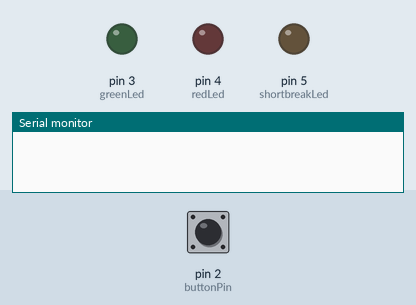
Simulated run of this sketch. Board: Arduino Uno, built with avr-gcc and run on an emulated ATmega328P. Shown: output pins drawn as LEDs (lit = HIGH), the last lines printed to the serial monitor. Inputs (shaded band) come from the test bench; at power-on: pin 2 (buttonPin) LOW.

Above: at 1.2 s.
1.3 s: pin 2 (buttonPin) pulled HIGH for 0.15 s
At 2.8 s:
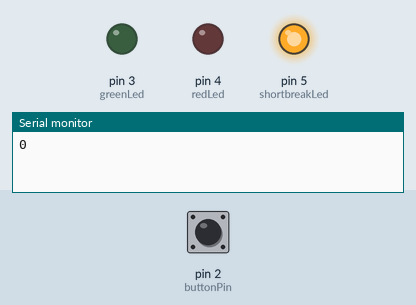
3.2 s: pin 2 (buttonPin) pulled HIGH for 1 s
At 4.35 s:
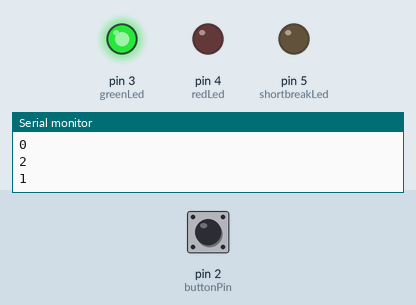
6.0 s: pin 2 (buttonPin) pulled HIGH for 3.2 s
At 6.6 s:
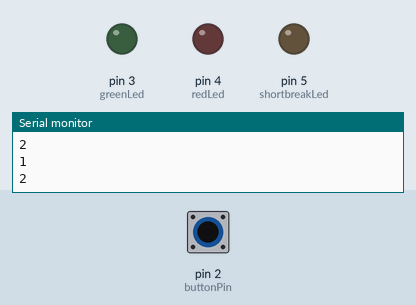
Timing chart, 0 to 11.0 s (numbered marks = the images above; inputs shaded):
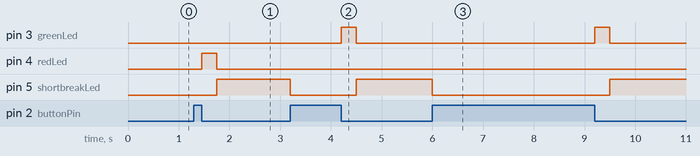

The sketch:

Morse_code.ino
```cpp
const int buttonPin = 2; //Butten settes til pin to som registrerer push
int buttonState = LOW; //Setter buttenstate til low til å begynne med
int startTime; //tider til å beregne lengden på push og pause
int endTime;
int greenLed = 3;
int redLed = 4;
int shortbreakLed = 5;


void setup() {
  Serial.begin(9600);
  pinMode(buttonPin, INPUT);
  pinMode(greenLed, OUTPUT);
  pinMode(redLed,OUTPUT);
  pinMode(shortbreakLed,OUTPUT);
}

void loop() {
  buttonState = digitalRead(buttonPin); //Loopen kjøres for første gang

  if(buttonState == HIGH){ //Loopen holdes her helt til butten blir pushed
    startTime = millis(); //Setter starttid til mills() tiden som har gått siden programmet startet

    while(buttonState){ //Kjøres så lenge buttonState ikke endres
      buttonState = digitalRead(buttonPin);
    }

    endTime = millis(); //Slutter tidtaker //Når buttonState endres, stopper whileloopen og endTime
    //Serial.println(endTime-startTime);

    if(endTime - startTime > 300){ //Dash for over 300 ms
      Serial.println(1);
      digitalWrite(greenLed, HIGH);   // Setter outputen høy
      delay(300);                  // venter 300ms
      digitalWrite(greenLed, LOW);    // Setter outputen lav
    }
    else if(  (endTime-startTime<300) && (endTime-startTime>35)){ //Dot
      Serial.println(0);
      digitalWrite(redLed, HIGH);   // setter outputen høy
      delay(300);                  // venter 300ms
      digitalWrite(redLed, LOW);    // setter outputen lav
    }


    startTime = millis(); //Måler tid for å kunne beregne hvor lange pausen er
    while(buttonState == LOW){
       digitalWrite(shortbreakLed, HIGH);   // setter outputen høy
       buttonState = digitalRead(buttonPin);
    }
    digitalWrite(shortbreakLed, LOW);
    endTime = millis();
    if(endTime - startTime > 5000){ //Returnerer 3 som pause mellom ord
       Serial.println(3);
    }
    else if (endTime - startTime > 1000){ //Returnerer 2 som pause mellom bokstavver
       Serial.println(2);
    }
    else if(endTime - startTime >= 10000){
      Serial.println(4);
    }
  }
}
```

Measured:
- after the input at 1.3 s, pin 4 (redLed): LOW → HIGH after 0.15 s, → LOW 0.30 s later; pin 5 (shortbreakLed): LOW → HIGH after 0.45 s
- after the input at 3.2 s, pin 3 (greenLed): LOW → HIGH after 1.0 s, → LOW 0.30 s later; pin 5 (shortbreakLed): HIGH → LOW at once, → HIGH 1.3 s later
- after the input at 6.0 s, pin 3 (greenLed): LOW → HIGH after 3.2 s, → LOW 0.30 s later; pin 5 (shortbreakLed): HIGH → LOW at once, → HIGH 3.5 s later
